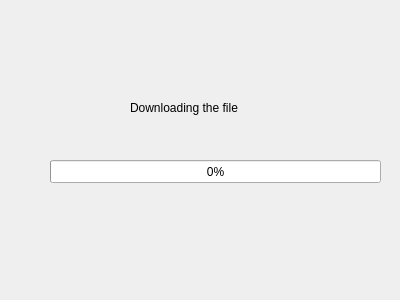
<?xml version="1.0" encoding="UTF-8"?>
<ui version="4.0">
 <class>Dialog</class>
 <widget class="QDialog" name="Dialog">
  <property name="geometry">
   <rect>
    <x>0</x>
    <y>0</y>
    <width>400</width>
    <height>300</height>
   </rect>
  </property>
  <property name="windowTitle">
   <string>Dialog</string>
  </property>
  <widget class="QLabel" name="label">
   <property name="geometry">
    <rect>
     <x>130</x>
     <y>100</y>
     <width>131</width>
     <height>16</height>
    </rect>
   </property>
   <property name="text">
    <string>Downloading the file</string>
   </property>
  </widget>
  <widget class="QProgressBar" name="progressBar">
   <property name="geometry">
    <rect>
     <x>50</x>
     <y>160</y>
     <width>331</width>
     <height>23</height>
    </rect>
   </property>
   <property name="value">
    <number>0</number>
   </property>
  </widget>
 </widget>
 <resources/>
 <connections/>
</ui>
